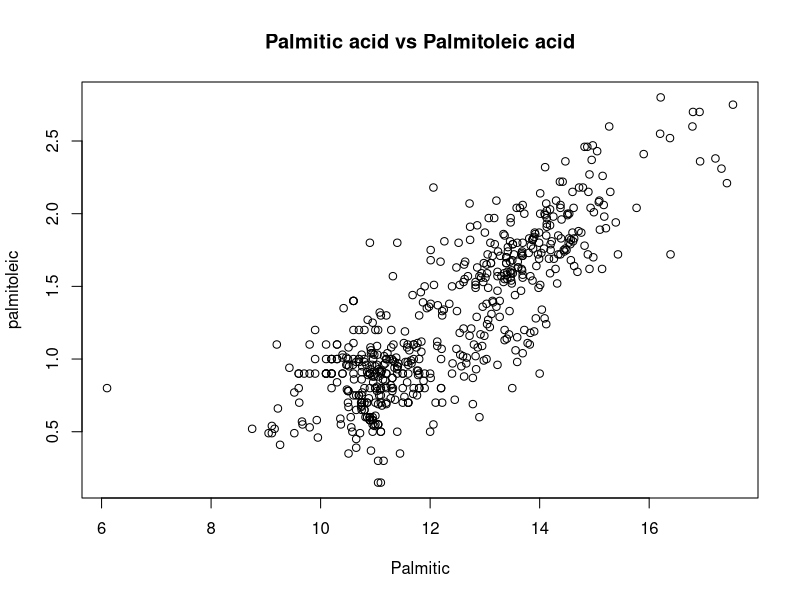
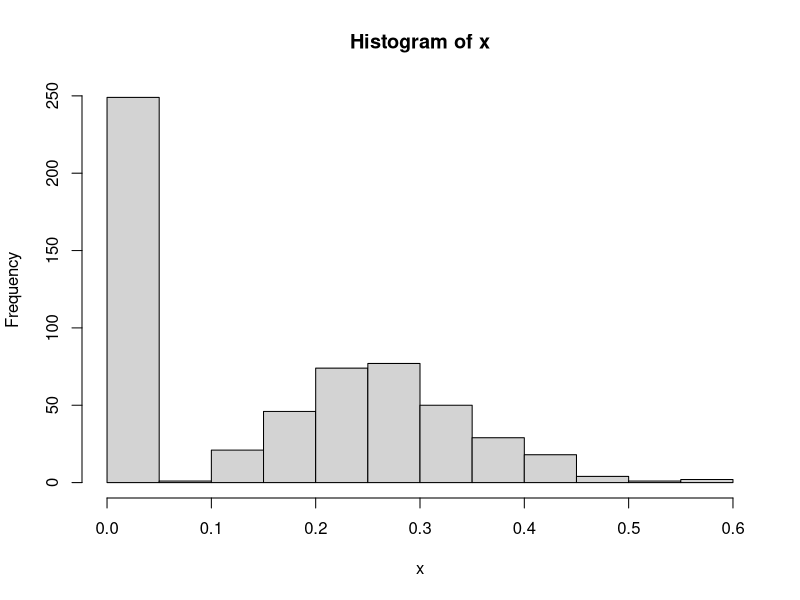
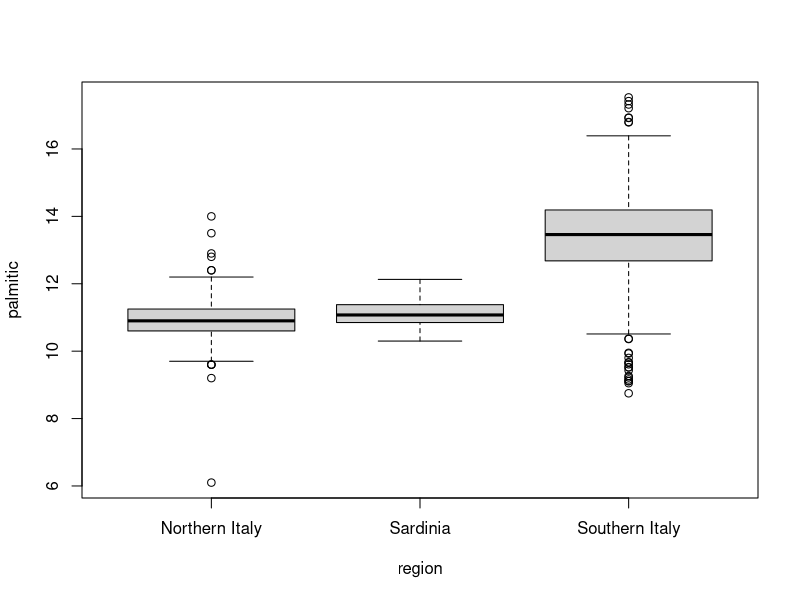

These charts were generated, in order, by the following R code:
# 1. Consider the vector x:

x <- c(2, 43, 27, 96, 18)

# Match the following outputs to the function which produces that output. 
# Options include sort(x), order(x), rank(x) and none of these.

s <- sort(x)
o <- order(x)
r <- rank(x)

s
o
r

# 2. Continue working with the vector x defined in question 1.

# Match the following functions to their output. 
# Options include integers 1 through 5 and none of these.

min(x)
which.min(x)
max(x)
which.max(x)


# 3. Mandi, Amy, Nicole, and Olivia all ran different distances in different time intervals. 
# Their distances (in miles) and times (in minutes) are as follows:

  name <- c("Mandi", "Amy", "Nicole", "Olivia")
  distance <- c(0.8, 3.1, 2.8, 4.0)
  time <- c(10, 30, 40, 50)
  
  
  # Write a line of code to convert time to hours. Remember there are 60 minutes in an hour. 
  # Then write a line of code to calculate the speed of each runner in miles per hour. 
  # Speed is distance divided by time.
  # How many hours did Olivia run?
  
  hours <- time / 60
  speed <- distance / hours
  
  runners <- data.frame(names = name, speeds = speed)
  
  
# 4. Which of the following lines of code will successfully define vector x?
  
  # x = c(1,5,6)
  
  # x <- 3,"b",8
  
  # --> x <- c(4,"seven",9)
  
  # x = "z"

  
# 5. Which line of code will create a new vector called km that contains the elements from an existing vector called mi converted from miles to kilometers?
  
  # mi * 0.62
  
  # km = mi * 0.62
  
  # km/mi <- 0.62
  
  # --> km <- mi * 0.62  
  

  
#For questions 6, 7, and 8, use the dslabs dataset olive.
  
  # The olive dataset contains composition in percentage of eight fatty acids found in the lipid fraction of 572 Italian olive oils:
    
    library(dslabs)
    data(olive)
    head(olive)
  
#6. Plot the percent palmitic acid versus palmitoleic acid in a scatterplot. 
# What relationship do you see?
    
    # There is no relationship between palmitic and palmitoleic.
    
    # --> There is a positive linear relationship between palmitic and palmitoleic.
    
    # There is a negative linear relationship between palmitic and palmitoleic.
    
    # There is a positive exponential relationship between palmitic and palmitoleic.
    
    # There is a negative exponential relationship between palmitic and palmitoleic.
  
  
  x <- olive$palmitic
  y <- olive$palmitoleic
  plot(x,y, xlab = "Palmitic", ylab = 'palmitoleic', main = "Palmitic acid vs Palmitoleic acid")


#7. Create a histogram of the percentage of eicosenoic acid in olive.
  
# Which of the following is true?
    
  # --> The most common value of eicosenoic acid is below 0.05%.
  
  # The most common value of eicosenoic acid is greater than 0.5%.
  
  # The most common value of eicosenoic acid is around 0.3%.
  
  # There are equal numbers of olive oils with eicosenoic acid below 0.05% and greater than 0.5%.
  
  
  x <- with(olive, eicosenoic)
  hist(x)

  
#8. Make a boxplot of palmitic acid percentage in olive with separate distributions for each region.
  
  
  boxplot(palmitic ~ region, data = olive)
  
  # Which region has the highest median palmitic acid percentage?
  # Southern Italy
  
  # Which region has the most variable palmitic acid percentage?
  # Southern Italy
  
  
  
    
